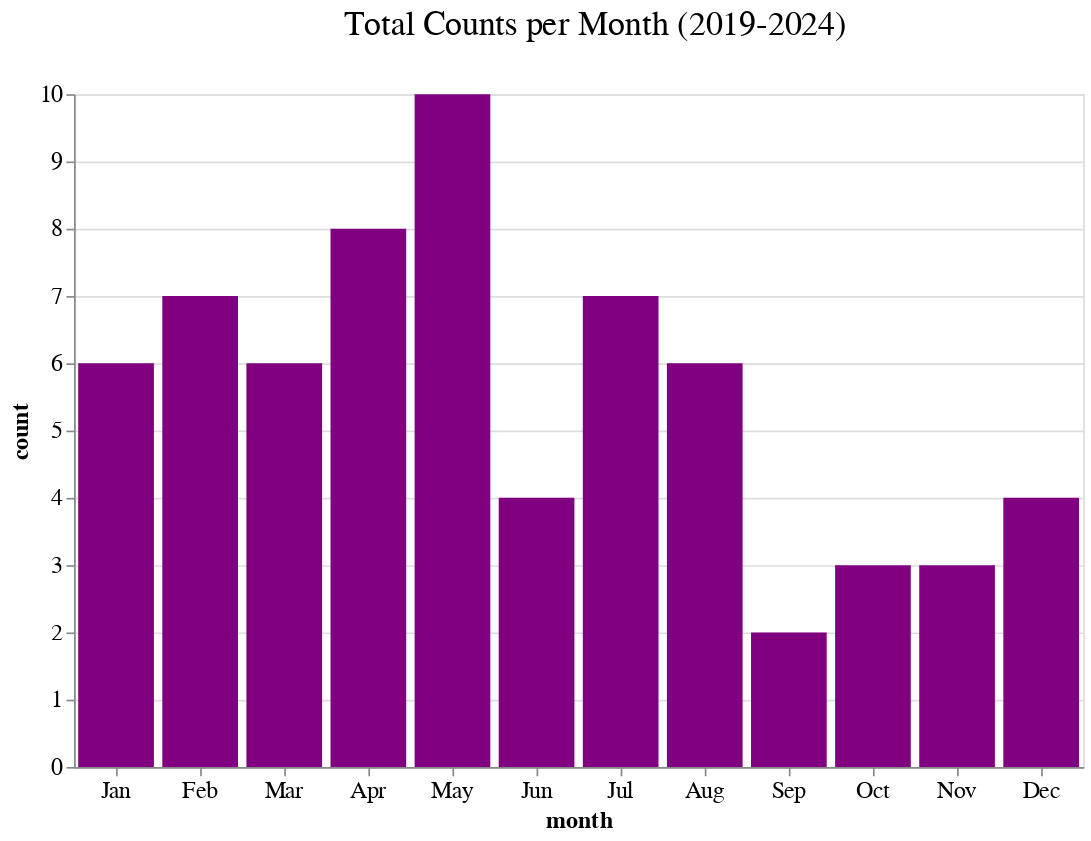

The notebook cell this image was saved under:
### Markdown cell above
## Peer review cadence -- slower months 

Historically since 2019 July and December  have been slower months. These could be ideal times for us to take a peer review breather, not accept new reviews, and catch up on business and documentation items.

### Code cell
month_year_counts

# Summarize total counts per month
monthly_counts = (
    month_year_counts.groupby("month")["count"]
    .sum()
    .reindex(
        [
            "Jan",
            "Feb",
            "Mar",
            "Apr",
            "May",
            "Jun",
            "Jul",
            "Aug",
            "Sep",
            "Oct",
            "Nov",
            "Dec",
        ],
        fill_value=0,
    )
    .reset_index()
)

# Create the Altair plot
chart = (
    alt.Chart(monthly_counts)
    .mark_bar()
    .encode(
        x=alt.X(
            "month",
            sort=[
                "Jan",
                "Feb",
                "Mar",
                "Apr",
                "May",
                "Jun",
                "Jul",
                "Aug",
                "Sep",
                "Oct",
                "Nov",
                "Dec",
            ],
        ),
        y="count",
        tooltip=["month", "count"],
    )
    .properties(title="Total Counts per Month (2019-2024)", width="container", height=400)
    .configure_axis(labelAngle=0)
)

chart.show()

### Figure 1 — Vega-Lite specification as saved in the notebook (floating-point values rounded to 4 significant figures)
{"config": {"title": {"fontSize": 20, "font": "Poppins", "anchor": "middle", "color": "black", "fontWeight": 400, "dy": -20, "dx": 10}, "axis": {"labelFontSize": 14, "titleFontSize": 14, "titleFont": "Poppins", "labelFont": "Poppins", "labelAngle": 0}, "axisX": {"labelAngle": 0}, "legend": {"labelFontSize": 12, "titleFontSize": 14, "titleFont": "Poppins", "labelFont": "Poppins"}, "bar": {"color": "purple", "fill": "purple"}, "line": {"color": "purple"}, "view": {"height": 300, "width": 600, "padding": {"top": 190, "left": 10, "right": 10, "bottom": 90}}}, "data": {"name": "data-05dffa08133e11cc61eb2ae8c42b168b"}, "mark": {"type": "bar"}, "encoding": {"tooltip": [{"field": "month", "type": "nominal"}, {"field": "count", "type": "quantitative"}], "x": {"field": "month", "sort": ["Jan", "Feb", "Mar", "Apr", "May", "Jun", "Jul", "Aug", "Sep", "Oct", "Nov", "Dec"], "type": "nominal"}, "y": {"field": "count", "type": "quantitative"}}, "height": 400, "title": "Total Counts per Month (2019-2024)", "width": "container", "$schema": "https://vega.github.io/schema/vega-lite/v5.17.0.json", "datasets": {"data-05dffa08133e11cc61eb2ae8c42b168b": [{"month": "Jan", "count": 6}, {"month": "Feb", "count": 7}, {"month": "Mar", "count": 6}, {"month": "Apr", "count": 8}, {"month": "May", "count": 10}, {"month": "Jun", "count": 4}, {"month": "Jul", "count": 7}, {"month": "Aug", "count": 6}, {"month": "Sep", "count": 2}, {"month": "Oct", "count": 3}, {"month": "Nov", "count": 3}, {"month": "Dec", "count": 4}]}}
